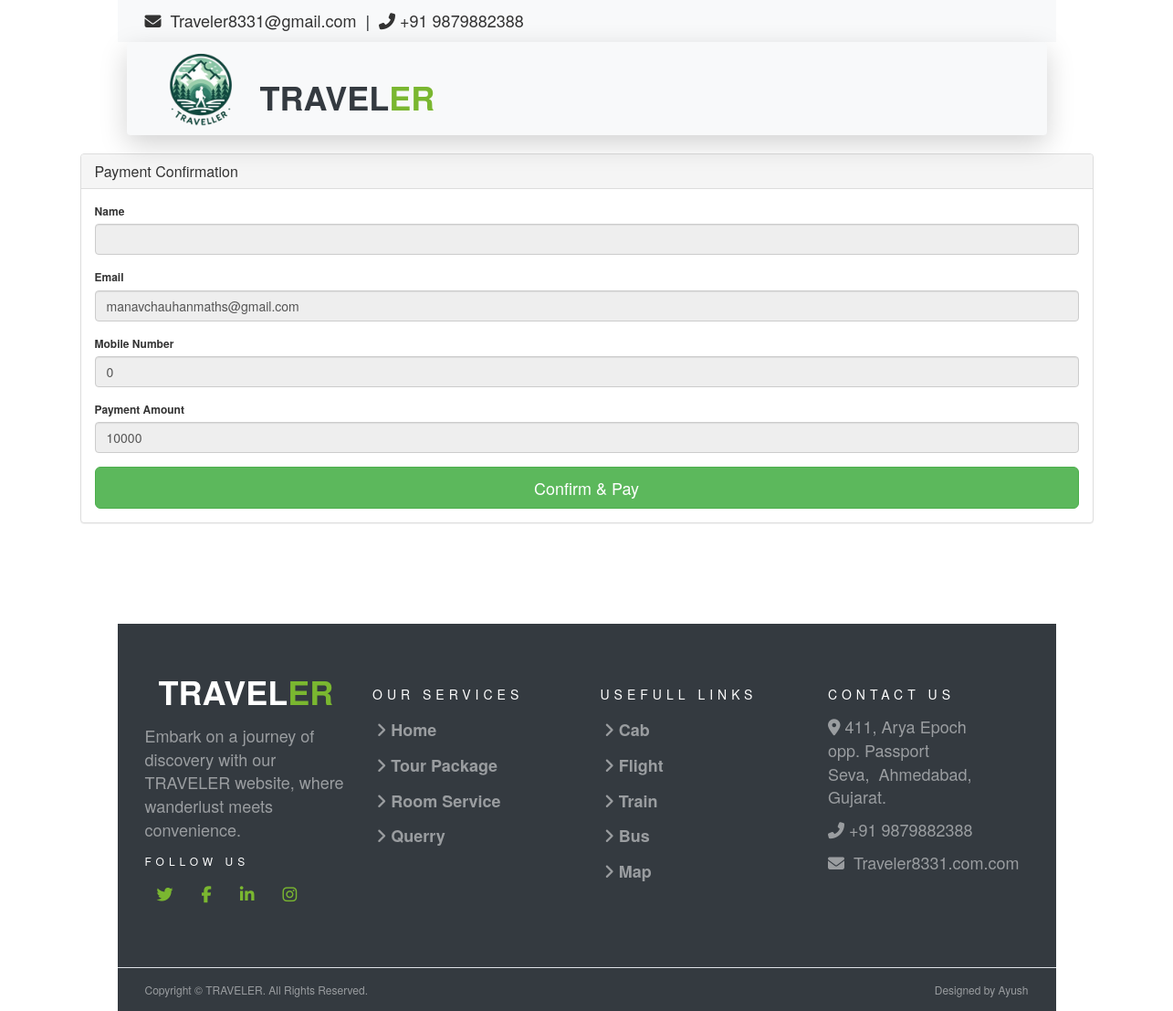
The app's page /payment.php (signed in) with its own data.
### tables this page shows
CREATE TABLE `registration` (
  `id` int(11) NOT NULL,
  `name` varchar(50) NOT NULL,
  `email` varchar(50) NOT NULL,
  `mobile` varchar(30) NOT NULL,
  `address` varchar(111) NOT NULL,
  `password` varchar(80) NOT NULL
);

CREATE TABLE `add_package` (
  `Id` int(11) NOT NULL,
  `dname` varchar(111) NOT NULL,
  `dimage` varchar(111) DEFAULT NULL,
  `pname` varchar(255) NOT NULL,
  `price` varchar(255) NOT NULL,
  `image` varchar(255) NOT NULL,
  `place` varchar(300) NOT NULL,
  `days` varchar(255) NOT NULL,
  `image1` varchar(300) NOT NULL,
  `name1` varchar(255) NOT NULL,
  `description1` varchar(255) NOT NULL,
  `image2` varchar(255) NOT NULL,
  `name2` varchar(255) NOT NULL,
  `description2` varchar(255) NOT NULL,
  `image3` varchar(300) NOT NULL,
  `name3` varchar(255) NOT NULL,
  `description3` varchar(255) NOT NULL,
  `image4` varchar(255) NOT NULL,
  `name4` varchar(255) NOT NULL,
  `description4` varchar(255) NOT NULL,
  `image5` varchar(300) NOT NULL,
  `name5` varchar(300) NOT NULL,
  `description5` varchar(300) NOT NULL,
  `image6` varchar(300) NOT NULL,
  `name6` varchar(300) NOT NULL,
  `description6` varchar(300) NOT NULL,
  `day1` varchar(30) DEFAULT NULL,
  `day2` varchar(30) DEFAULT NULL,
  `day3` varchar(30) DEFAULT NULL,
  `day4` varchar(30) DEFAULT NULL,
  `day5` varchar(30) DEFAULT NULL,
  `day6` varchar(30) DEFAULT NULL,
  `day7` varchar(30) DEFAULT NULL,
  `name7` varchar(200) DEFAULT NULL,
  `image7` varchar(100) DEFAULT NULL,
  `description7` text DEFAULT NULL,
  `day8` varchar(30) DEFAULT NULL,
  `name8` varchar(200) DEFAULT NULL,
  `image8` varchar(100) DEFAULT NULL,
  `description8` text DEFAULT NULL,
  `day9` varchar(30) DEFAULT NULL,
  `name9` varchar(200) DEFAULT NULL,
  `image9` varchar(100) DEFAULT NULL,
  `description9` text DEFAULT NULL,
  `day10` varchar(30) DEFAULT NULL,
  `name10` varchar(200) DEFAULT NULL,
  `image10` varchar(100) DEFAULT NULL,
  `description10` text DEFAULT NULL,
  `day11` varchar(30) DEFAULT NULL,
  `name11` varchar(200) DEFAULT NULL,
  `image11` varchar(100) DEFAULT NULL,
  `description11` text DEFAULT NULL,
  `day12` varchar(30) DEFAULT NULL,
  `name12` varchar(200) DEFAULT NULL,
  `image12` varchar(100) DEFAULT NULL,
  `description12` text DEFAULT NULL
);

### payment.php (the view, shortened to what this page needs)
<?php
include('connection.php');
$sql = "select * from registration where id=" . $_SESSION['id'];
$query_user = mysqli_query($conn, $sql);
if (mysqli_num_rows($query_user) > 0) {
    $rowuser = mysqli_fetch_array($query_user);
}
?>
<!DOCTYPE html>
<html>
<head>
    <link rel="stylesheet" href="https://stackpath.bootstrapcdn.com/font-awesome/4.7.0/css/font-awesome.min.css">
    <link rel="stylesheet" href="css/style4.css">
    <link href="https://maxcdn.bootstrapcdn.com/bootstrap/3.3.7/css/bootstrap.min.css" rel="stylesheet" media="screen">
</head>
<body style="background-repeat: no-repeat;">
    <div class="container-fluid bg-light pt-3 d-none d-lg-block">
        <div class="container">
            <div class="row">
                <div class="col-lg-6 text-center text-lg-left mb-2 mb-lg-0">
                    <div class="d-inline-flex align-items-center">
                        <p><i class="fa fa-envelope mr-2"></i>Traveler8331@gmail.com</p>
                        <p class="text-body px-3">|</p>
                        <p><i class="fa fa-phone-alt mr-2"></i>+91 9879882388</p>
                    </div>
                </div>
            </div>
        </div>
    </div>
    <div class="container-fluid position-relative nav-bar p-0">
        <div class="container-lg position-relative p-0 px-lg-3" style="z-index: 9;">
            <nav class="navbar navbar-expand-lg bg-light navbar-light shadow-lg py-3 py-lg-0 pl-3 pl-lg-5">
                <img src="./img/1.png" alt="network" srcset="">
                <a href="index.php" class="navbar-brand">
                    <h1 class="m-0 text-primary"><span class="text-dark">TRAVEL</span>ER</h1>
                </a>
            </nav>
        </div>
    </div>
    <div class="container">
        <div class="row">
            <div class="col-xs-12 col-md-12">
                <div class="panel panel-default">
                    <div class="panel-heading">
                        <h4 class="panel-title align-item-center">Payment Confirmation </h4>
                    </div>
                    <div class="panel-body">
                        <div class="form-group">
                            <label>Name</label>
                            <input type="text" class="form-control" name="billing_name" id="billing_name" value="<?php echo $rowuser['fname'] ?> <?php echo $rowuser['lname'] ?>" disabled>
                        </div>
                        <div class="form-group">
                            <label>Email</label>
                            <input type="email" class="form-control" name="billing_email" id="billing_email" value="<?php echo $rowuser['email'] ?>" disabled>
                        </div>
                        <div class="form-group">
                            <label>Mobile Number</label>
                            <input type="number" class="form-control" name="billing_mobile" id="billing_mobile" min-length="10" max-length="10" value="<?php echo $rowuser['mobile'] ?>" disabled>
                        </div>
                        <div class="form-group">
                            <label>Payment Amount</label>
                            <?php
                            include('connection.php');
                            $query = "SELECT * FROM add_package";
                            $query_run = mysqli_query($conn, $query);
                            if (mysqli_num_rows($query_run) > 0) {
                                while ($row = mysqli_fetch_assoc($query_run)) {
                            ?>
                                    <input type="text" class="form-control" name="payAmount" id="payAmount" value="<?php echo $row['price'] ?>" disabled>
                            <?php
                                }
                            } else {
                                echo "No records found";
                            }
                            ?>
                        </div>
                        <button id="PayNow" class="btn btn-success btn-lg btn-block">Confirm & Pay</button>
                    </div>
                </div>
            </div>
        </div>
    </div>
    <div class="container-fluid bg-dark text-white-50 py-5 px-sm-3 px-lg-5 foot" style="margin-top: 90px;">
        <div class="row pt-5">
            <div class="col-lg-3 col-md-6 mb-5">
                <a href="" class="navbar-brand">
                    <h1 class="text-primary"><span class="text-white">TRAVEL</span>ER</h1>
                </a>
                <p style="margin-top: 50px;">Embark on a journey of discovery with our TRAVELER website, where wanderlust meets convenience.</p>
                <h6 class="text-white text-uppercase mt-4 mb-3" style="letter-spacing: 5px;">Follow Us</h6>
                <div class="d-flex justify-content-start">
                    <a class="btn btn-outline-primary btn-square mr-2" href="#"><i class="fab fa-twitter"></i></a>
                    <a class="btn btn-outline-primary btn-square mr-2" href="#"><i class="fab fa-facebook-f"></i></a>
                    <a class="btn btn-outline-primary btn-square mr-2" href="#"><i class="fab fa-linkedin-in"></i></a>
                    <a class="btn btn-outline-primary btn-square" href="#"><i class="fab fa-instagram"></i></a>
                </div>
            </div>
            <div class="col-lg-3 col-md-6 mb-5">
                <h5 class="text-white text-uppercase mb-4" style="letter-spacing: 5px;">Our Services</h5>
                <div class="d-flex flex-column justify-content-start">
                    <a href="index.php" class="text-white-50 mb-2" style="text-decoration: none;"><i class="fa fa-angle-right mr-2"></i>Home </a>
                    <a href="guest-user-package-details.php" class="text-white-50 mb-2" style="text-decoration: none;"><i class="fa fa-angle-right mr-2"></i>Tour Package</a>
                    <a href="guest-user-room-details.php" class="text-white-50 mb-2" style="text-decoration: none;"><i class="fa fa-angle-right mr-2"></i>Room Service</a>
                    <a href="Querry.php" class="text-white-50 mb-2" style="text-decoration: none;"><i class="fa fa-angle-right mr-2"></i>Querry</a>
                </div>
            </div>
            <div class="col-lg-3 col-md-6 mb-5">
                <h5 class="text-white text-uppercase mb-4" style="letter-spacing: 5px;">Usefull Links</h5>
                <div class="d-flex flex-column justify-content-start">
                    <a href="https://www.olacabs.com/" class="text-white-50 mb-2" style="text-decoration: none;"><i class="fa fa-angle-right mr-2"></i>Cab</a>
                    <a href="https://www.goindigo.in/" class="text-white-50 mb-2" style="text-decoration: none;"><i class="fa fa-angle-right mr-2"></i>Flight</a>
                    <a href="https://www.irctc.co.in/" class="text-white-50 mb-2" style="text-decoration: none;"><i class="fa fa-angle-right mr-2"></i>Train</a>
                    <a href="https://www.redbus.com/" class="text-white-50 mb-2" style="text-decoration: none;"><i class="fa fa-angle-right mr-2"></i>Bus</a>
                    <a href="https://maps.google.com/" class="text-white-50 mb-2" style="text-decoration: none;"><i class="fa fa-angle-right mr-2"></i>Map</a>
                </div>
            </div>
            <div class="col-lg-3 col-md-6 mb-5">
                <h5 class="text-white text-uppercase mb-4" style="letter-spacing: 5px;">Contact Us</h5>
                <p><i class="fa fa-map-marker-alt mr-2"></i>411, Arya Epoch opp.&nbsp;Passport Seva,&nbsp;&nbsp;Ahmedabad, Gujarat.</p>
                <p><i class="fa fa-phone-alt mr-2"></i>+91 9879882388</p>
                <p><i class="fa fa-envelope mr-2"></i>Traveler8331.com.com</p>
            </div>
        </div>
    </div>
    <div class="container-fluid bg-dark text-white border-top py-4 px-sm-3 px-md-5" style="border-color: rgba(256, 256, 256, .1)">
        <div class="row">
            <div class="col-lg-6 text-center text-md-left mb-3 mb-md-0">
                <p class="m-0 text-white-50">Copyright &copy; TRAVELER</a>. All Rights Reserved.</a>
                </p>
            </div>
            <div class="col-lg-6 text-center text-md-right">
                <p class="m-0 text-white-50">Designed by Ayush</a>
                </p>
            </div>
        </div>
    </div>
</body>
</html>

### payment.php (style rules this page uses)
.text-primary { color: #7AB730 !important; }
.container-fluid { width: 80%; }
body { font-size: 1.2em; }
img { width: 100px; }
h1 { margin-top: -20px; font-weight: 700; }
.text-white-50 { font-size: 1em; }
p { font-size: 1.5em; }
a { font-size: 1.5em !important; font-weight:700 !important; padding: 4px; }

### records on screen
registration: billing_email "manavchauhanmaths@gmail.com", billing_mobile "0"
add_package: payAmount "10000"
